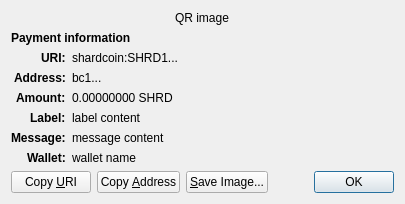
<?xml version="1.0" encoding="UTF-8"?>
<ui version="4.0">
 <class>ReceiveRequestDialog</class>
 <widget class="QDialog" name="ReceiveRequestDialog">
  <property name="geometry">
   <rect>
    <x>0</x>
    <y>0</y>
    <width>413</width>
    <height>229</height>
   </rect>
  </property>
  <property name="windowTitle">
   <string>Request payment to ...</string>
  </property>
  <layout class="QGridLayout" name="gridLayout" columnstretch="0,1">
   <property name="sizeConstraint">
    <enum>QLayout::SetFixedSize</enum>
   </property>
   <item row="0" column="0" colspan="2" alignment="Qt::AlignHCenter">
    <widget class="QRImageWidget" name="qr_code">
     <property name="text">
      <string notr="true">QR image</string>
     </property>
     <property name="textInteractionFlags">
      <set>Qt::NoTextInteraction</set>
     </property>
    </widget>
   </item>
   <item row="1" column="0" colspan="2">
    <widget class="QLabel" name="payment_header">
     <property name="font">
      <font>
       <weight>75</weight>
       <bold>true</bold>
      </font>
     </property>
     <property name="text">
      <string>Payment information</string>
     </property>
     <property name="textInteractionFlags">
      <set>Qt::NoTextInteraction</set>
     </property>
    </widget>
   </item>
   <item row="2" column="0" alignment="Qt::AlignRight|Qt::AlignTop">
    <widget class="QLabel" name="uri_tag">
     <property name="font">
      <font>
       <weight>75</weight>
       <bold>true</bold>
      </font>
     </property>
     <property name="text">
      <string notr="true">URI:</string>
     </property>
     <property name="textFormat">
      <enum>Qt::PlainText</enum>
     </property>
     <property name="textInteractionFlags">
      <set>Qt::NoTextInteraction</set>
     </property>
    </widget>
   </item>
   <item row="2" column="1" alignment="Qt::AlignTop">
    <widget class="QLabel" name="uri_content">
     <property name="text">
      <string notr="true">shardcoin:SHRD1...</string>
     </property>
     <property name="textFormat">
      <enum>Qt::RichText</enum>
     </property>
     <property name="wordWrap">
      <bool>true</bool>
     </property>
     <property name="textInteractionFlags">
      <set>Qt::TextSelectableByMouse</set>
     </property>
    </widget>
   </item>
   <item row="3" column="0" alignment="Qt::AlignRight|Qt::AlignTop">
    <widget class="QLabel" name="address_tag">
     <property name="font">
      <font>
       <weight>75</weight>
       <bold>true</bold>
      </font>
     </property>
     <property name="text">
      <string>Address:</string>
     </property>
     <property name="textInteractionFlags">
      <set>Qt::NoTextInteraction</set>
     </property>
    </widget>
   </item>
   <item row="3" column="1" alignment="Qt::AlignTop">
    <widget class="QLabel" name="address_content">
     <property name="text">
      <string notr="true">bc1...</string>
     </property>
     <property name="textFormat">
      <enum>Qt::PlainText</enum>
     </property>
     <property name="textInteractionFlags">
      <set>Qt::TextSelectableByMouse</set>
     </property>
    </widget>
   </item>
   <item row="4" column="0" alignment="Qt::AlignRight|Qt::AlignTop">
    <widget class="QLabel" name="amount_tag">
     <property name="font">
      <font>
       <weight>75</weight>
       <bold>true</bold>
      </font>
     </property>
     <property name="text">
      <string>Amount:</string>
     </property>
     <property name="textInteractionFlags">
      <set>Qt::NoTextInteraction</set>
     </property>
    </widget>
   </item>
   <item row="4" column="1" alignment="Qt::AlignTop">
    <widget class="QLabel" name="amount_content">
     <property name="text">
      <string notr="true">0.00000000 SHRD</string>
     </property>
     <property name="textFormat">
      <enum>Qt::PlainText</enum>
     </property>
     <property name="textInteractionFlags">
      <set>Qt::TextSelectableByMouse</set>
     </property>
    </widget>
   </item>
   <item row="5" column="0" alignment="Qt::AlignRight|Qt::AlignTop">
    <widget class="QLabel" name="label_tag">
     <property name="font">
      <font>
       <weight>75</weight>
       <bold>true</bold>
      </font>
     </property>
     <property name="text">
      <string>Label:</string>
     </property>
     <property name="textInteractionFlags">
      <set>Qt::NoTextInteraction</set>
     </property>
    </widget>
   </item>
   <item row="5" column="1" alignment="Qt::AlignTop">
    <widget class="QLabel" name="label_content">
     <property name="text">
      <string notr="true">label content</string>
     </property>
     <property name="textFormat">
      <enum>Qt::PlainText</enum>
     </property>
     <property name="wordWrap">
      <bool>true</bool>
     </property>
     <property name="textInteractionFlags">
      <set>Qt::TextSelectableByMouse</set>
     </property>
    </widget>
   </item>
   <item row="6" column="0" alignment="Qt::AlignRight|Qt::AlignTop">
    <widget class="QLabel" name="message_tag">
     <property name="font">
      <font>
       <weight>75</weight>
       <bold>true</bold>
      </font>
     </property>
     <property name="text">
      <string>Message:</string>
     </property>
     <property name="textInteractionFlags">
      <set>Qt::NoTextInteraction</set>
     </property>
    </widget>
   </item>
   <item row="6" column="1" alignment="Qt::AlignTop">
    <widget class="QLabel" name="message_content">
     <property name="text">
      <string notr="true">message content</string>
     </property>
     <property name="textFormat">
      <enum>Qt::PlainText</enum>
     </property>
     <property name="wordWrap">
      <bool>true</bool>
     </property>
     <property name="textInteractionFlags">
      <set>Qt::TextSelectableByMouse</set>
     </property>
    </widget>
   </item>
   <item row="7" column="0" alignment="Qt::AlignRight|Qt::AlignTop">
    <widget class="QLabel" name="wallet_tag">
     <property name="font">
      <font>
       <weight>75</weight>
       <bold>true</bold>
      </font>
     </property>
     <property name="text">
      <string>Wallet:</string>
     </property>
     <property name="textInteractionFlags">
      <set>Qt::NoTextInteraction</set>
     </property>
    </widget>
   </item>
   <item row="7" column="1" alignment="Qt::AlignTop">
    <widget class="QLabel" name="wallet_content">
     <property name="text">
      <string notr="true">wallet name</string>
     </property>
     <property name="textFormat">
      <enum>Qt::PlainText</enum>
     </property>
     <property name="wordWrap">
      <bool>true</bool>
     </property>
     <property name="textInteractionFlags">
      <set>Qt::TextSelectableByMouse</set>
     </property>
    </widget>
   </item>
   <item row="8" column="0" colspan="2">
    <layout class="QHBoxLayout" name="horizontalLayout">
     <item>
      <widget class="QPushButton" name="btnCopyURI">
       <property name="text">
        <string>Copy &amp;URI</string>
       </property>
       <property name="autoDefault">
        <bool>false</bool>
       </property>
      </widget>
     </item>
     <item>
      <widget class="QPushButton" name="btnCopyAddress">
       <property name="text">
        <string>Copy &amp;Address</string>
       </property>
       <property name="autoDefault">
        <bool>false</bool>
       </property>
      </widget>
     </item>
     <item>
      <widget class="QPushButton" name="btnSaveAs">
       <property name="text">
        <string>&amp;Save Image...</string>
       </property>
       <property name="autoDefault">
        <bool>false</bool>
       </property>
      </widget>
     </item>
     <item>
      <spacer name="horizontalSpacer_2">
       <property name="orientation">
        <enum>Qt::Horizontal</enum>
       </property>
       <property name="sizeHint" stdset="0">
        <size>
         <width>40</width>
         <height>20</height>
        </size>
       </property>
      </spacer>
     </item>
     <item>
      <widget class="QDialogButtonBox" name="buttonBox">
       <property name="focusPolicy">
        <enum>Qt::StrongFocus</enum>
       </property>
       <property name="standardButtons">
        <set>QDialogButtonBox::Ok</set>
       </property>
      </widget>
     </item>
    </layout>
   </item>
  </layout>
 </widget>
 <customwidgets>
  <customwidget>
   <class>QRImageWidget</class>
   <extends>QLabel</extends>
   <header>qt/qrimagewidget.h</header>
  </customwidget>
 </customwidgets>
 <tabstops>
  <tabstop>buttonBox</tabstop>
  <tabstop>btnCopyURI</tabstop>
  <tabstop>btnCopyAddress</tabstop>
  <tabstop>btnSaveAs</tabstop>
 </tabstops>
 <resources/>
 <connections>
  <connection>
   <sender>buttonBox</sender>
   <signal>accepted()</signal>
   <receiver>ReceiveRequestDialog</receiver>
   <slot>accept()</slot>
   <hints>
    <hint type="sourcelabel">
     <x>135</x>
     <y>230</y>
    </hint>
    <hint type="destinationlabel">
     <x>135</x>
     <y>126</y>
    </hint>
   </hints>
  </connection>
 </connections>
</ui>
